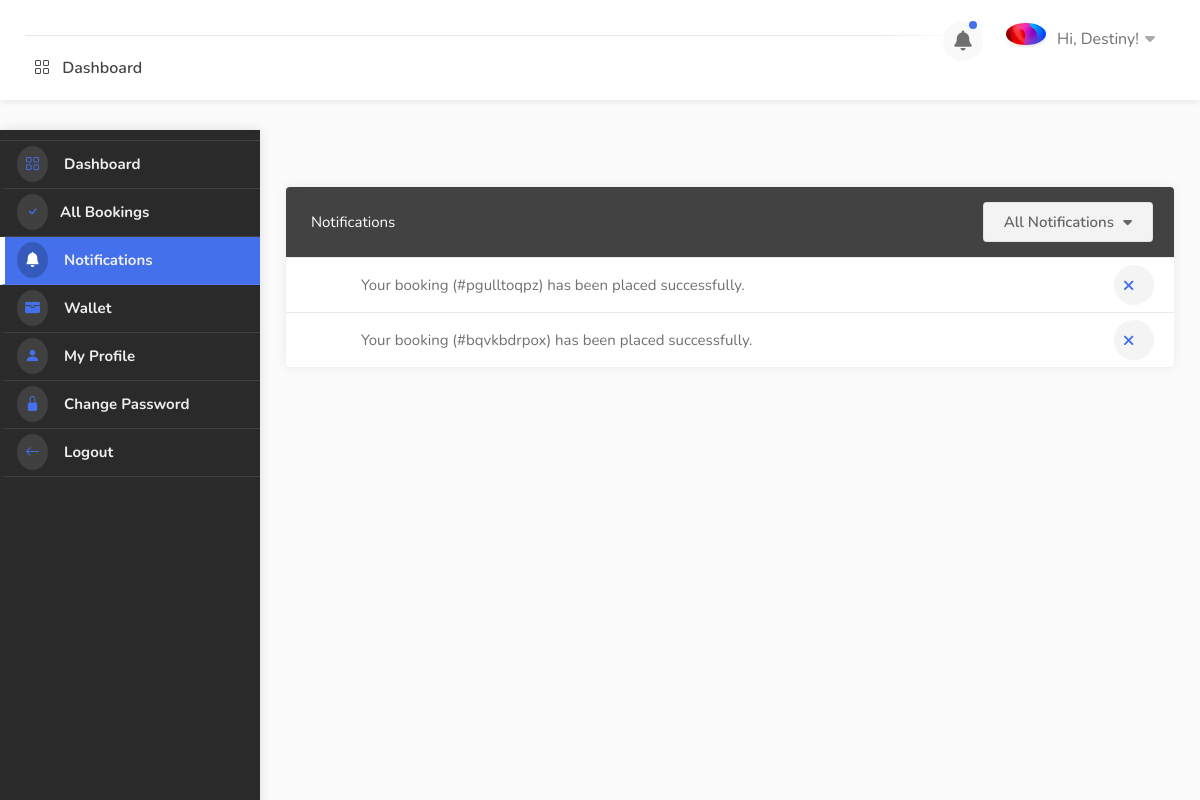
Page /dashboard/notifications/ (signed in) on the earlier database version.
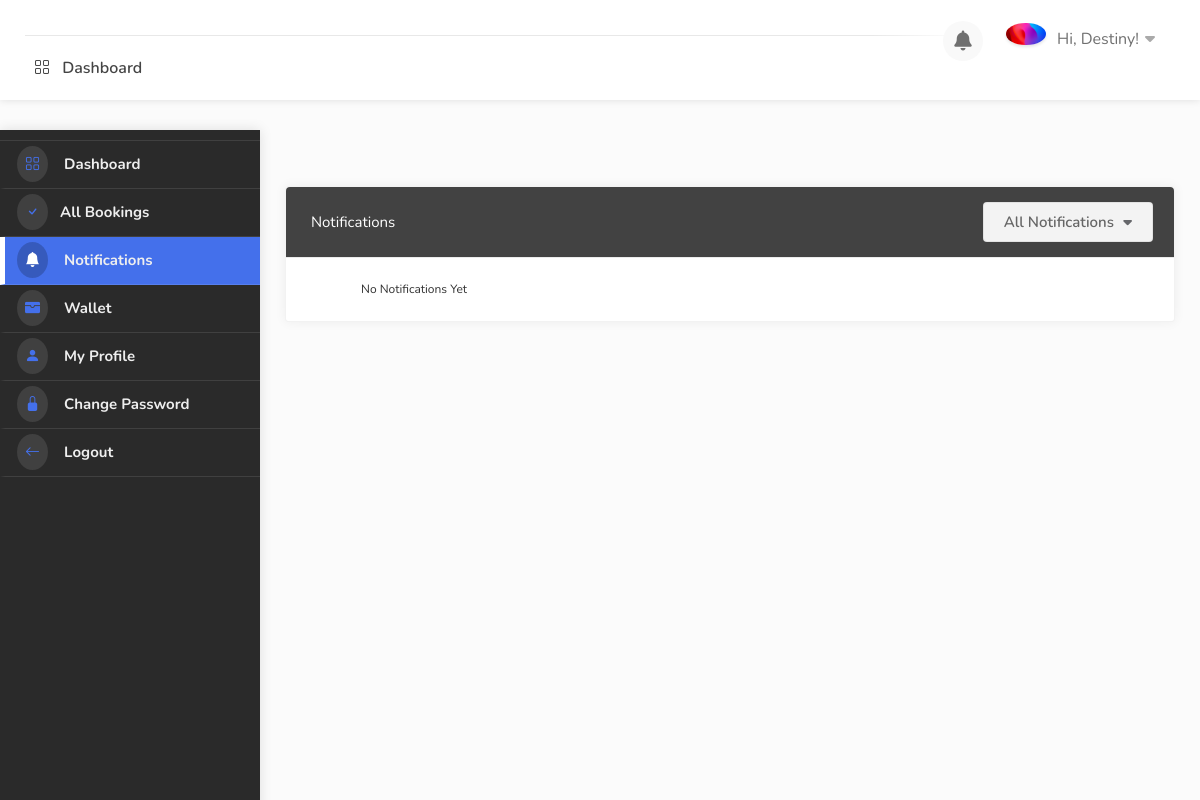
Same page on the later database version.
### hotel/models.py (models this page shows, shortened)
class Notification(models.Model):
    user = models.ForeignKey(User, on_delete=models.CASCADE, blank=True, null=True, related_name="user")
    booking = models.ForeignKey(Booking, on_delete=models.CASCADE, null=True, blank=True)
    type = models.CharField(max_length=100, default="new_order", choices=NOTIFICATION_TYPE)
    seen = models.BooleanField(default=False)
    nid = ShortUUIDField(unique=True, length=10, max_length=20, alphabet="abcdefghijklmnopqrstuvxyz")
    date= models.DateField(auto_now_add=True)
    class Meta:
        ordering = ['-date']

class Booking(models.Model):
    user = models.ForeignKey(User, on_delete=models.SET_NULL, null=True, blank=True)
    payment_status = models.CharField(max_length=100, choices=PAYMENT_STATUS, default="initiated")
    full_name = models.CharField(max_length=1000, null=True, blank=True)
    email = models.EmailField(null=True, blank=True)
    phone = models.CharField(max_length=1000, null=True, blank=True)
    hotel = models.ForeignKey(Hotel, on_delete=models.SET_NULL, null=True)
    room_type = models.ForeignKey(RoomType, on_delete=models.SET_NULL, null=True)
    room = models.ManyToManyField(Room)
    before_discount = models.DecimalField(max_digits=12, decimal_places=2, default=0.00)
    total = models.DecimalField(max_digits=12, decimal_places=2, default=0.00)
    saved = models.DecimalField(max_digits=12, decimal_places=2, default=0.00)
    check_in_date = models.DateField()
    check_out_date = models.DateField()
    total_days = models.PositiveIntegerField(default=0)
    num_adults = models.PositiveIntegerField(default=1)
    num_children = models.PositiveIntegerField(default=0)
    checked_in = models.BooleanField(default=False)
    checked_out = models.BooleanField(default=False)
    is_active = models.BooleanField(default=True)
    checked_in_tracker = models.BooleanField(default=False, help_text="DO NOT CHECK THIS BOX")
    checked_out_tracker = models.BooleanField(default=False, help_text="DO NOT CHECK THIS BOX")
    date = models.DateTimeField(auto_now_add=True, null=True, blank=True)
    coupons = models.ManyToManyField("hotel.Coupon", blank=True)
    stripe_payment_intent = models.CharField(max_length=200,null=True, blank=True)
    success_id = ShortUUIDField(length=300, max_length=505, alphabet="abcdefghijklmnopqrstuvxyz1234567890")
    booking_id = ShortUUIDField(unique=True, length=10, max_length=20, alphabet="abcdefghijklmnopqrstuvxyz")

### user_dashboard/views.py (the view)
# urls.py: path("notifications/", views.notifications, name="notifications"),
@login_required
def notifications(request):
    notifications = Notification.objects.filter(user=request.user, seen=False)
    context = {
        "notifications":notifications,
    }
    return render(request, "user_dashboard/notifications.html", context)

### hotel/context_processor.py (called while the page is built)
def default(request):
    if 'selection_data_obj' in request.session:
        total_selected_items = len(request.session['selection_data_obj'])
    else:
        total_selected_items = 0
    try:
        noti = Notification.objects.filter(user=request.user, seen=False)
    except:
        noti = None
    return {
        "total_selected_items": total_selected_items,
        "noti": noti,
    }

### templates/user_dashboard/notifications.html (shortened to what this page needs)
{% extends 'partials/dashboard_base.html' %}
{% load static %}
{% block content %}
    <div id="dashboard">
        {% include 'partials/dashboard_sidebar.html' %}
        <div class="utf_dashboard_content ">
            <div class="row">
                <div class="col-lg-12 col-md-12">
                    <div class="utf_dashboard_list_box with-icons margin-top-20 noti-div-main">
                        <div class="sort-by my_sort_by">
                            <div class="utf_sort_by_select_item">
                              <select id="noti-status" data-placeholder="All Listing" class="utf_chosen_select_single">
                                <option value="all">All Notifications</option>
                              </select>
                            </div>
                        </div>
                        <h4 class="noti-text">Notifications</h4>
                        <ul class="">
                            {% for n in notifications %}
                                <li class="noti-div-{{n.id}}">
                                    {% if n.type == "Booking Confirmed" %}
                                         Your booking (#{{n.booking.booking_id}}) has been placed successfully. <a href="#" data-index="{{n.id}}"  id=""  class=" noti-{{n.id}} close-list-item mark-noti-as-seen"><i class="fa fa-close"></i></a>
                                    {% endif %}
                                </li>
                                {% empty %}
                                        <li>
                                            <h6>No Notifications Yet</h6>
                                        </li>
                            {% endfor %}
                        </ul>
                    </div>
                </div>
            </div>
        </div>
    </div>
{% endblock content %}

### templates/partials/dashboard_base.html (shortened to what this page needs)
{% load static %}
<!DOCTYPE html>
<html lang="zxx">
<head>
    <link rel="stylesheet" href="{% static 'css/stylesheet.css' %}">
    <link rel="stylesheet" href="{% static 'css/mmenu.css' %}">
    <link rel="stylesheet" href="{% static 'css/perfect-scrollbar.css' %}">
    <link rel="stylesheet" href="{% static 'css/style.css' %}" id="colors">
    <link rel="stylesheet" href="https://cdn.jsdelivr.net/npm/bootstrap-icons@1.10.5/font/bootstrap-icons.css">
    <link rel="stylesheet" href="https://cdnjs.cloudflare.com/ajax/libs/font-awesome/4.7.0/css/font-awesome.css" />
    <link rel="stylesheet" href="https://cdnjs.cloudflare.com/ajax/libs/font-awesome/6.0.0/css/all.min.css" />
    <link rel="stylesheet" href="https://cdn.jsdelivr.net/npm/@mdi/font@7.2.96/css/materialdesignicons.min.css">
    <link href='https://unpkg.com/boxicons@2.1.4/css/boxicons.min.css' rel='stylesheet'>
    <link rel="stylesheet" href="https://cdn.jsdelivr.net/npm/remixicon-ligatures@2.5.0/fonts/remixicon.min.css">
    <link href="https://cdn.jsdelivr.net/npm/remixicon@2.2.0/fonts/remixicon.css" rel="stylesheet">
</head>
<body>
    <div id="main_wrapper">
        <header id="header_part" class="fixed fullwidth_block dashboard">
            <div id="header" class="not-sticky">
                <div class="container">
                    <div class="utf_left_side">
                        <nav id="navigation" class="style_one">
                            <ul id="responsive">
                                <li><a href="{% url 'dashboard:dashboard' %}"> <i class="bi bi-grid"></i> Dashboard</a></li>
                            </ul>
                        </nav>
                        <div class="clearfix"></div>
                    </div>
                    <div class="utf_right_side">
                        <div class="header_widget">
                            <div class="dashboard_header_button_item {% if noti %} has-noti {% endif %} js-item-menu">
                                <i class="fas fa-bell"></i>
                            </div>
                            <div class="utf_user_menu">
                                <div class="utf_user_name"><span><img src="{{request.user.profile.image.url}}" alt=""></span>Hi, {{request.user.username|title}}!</div>
                            </div>
                        </div>
                    </div>
                </div>
            </div>
        </header>
        {% block content %}
        {% endblock content %}
    </div>
</body>
</html>

Differences in the rows shown:
removed Notification: booking.booking_id "pgulltoqpz"
removed Notification: booking.booking_id "bqvkbdrpox"
Other differences:
text now shown: "No Notifications Yet"
